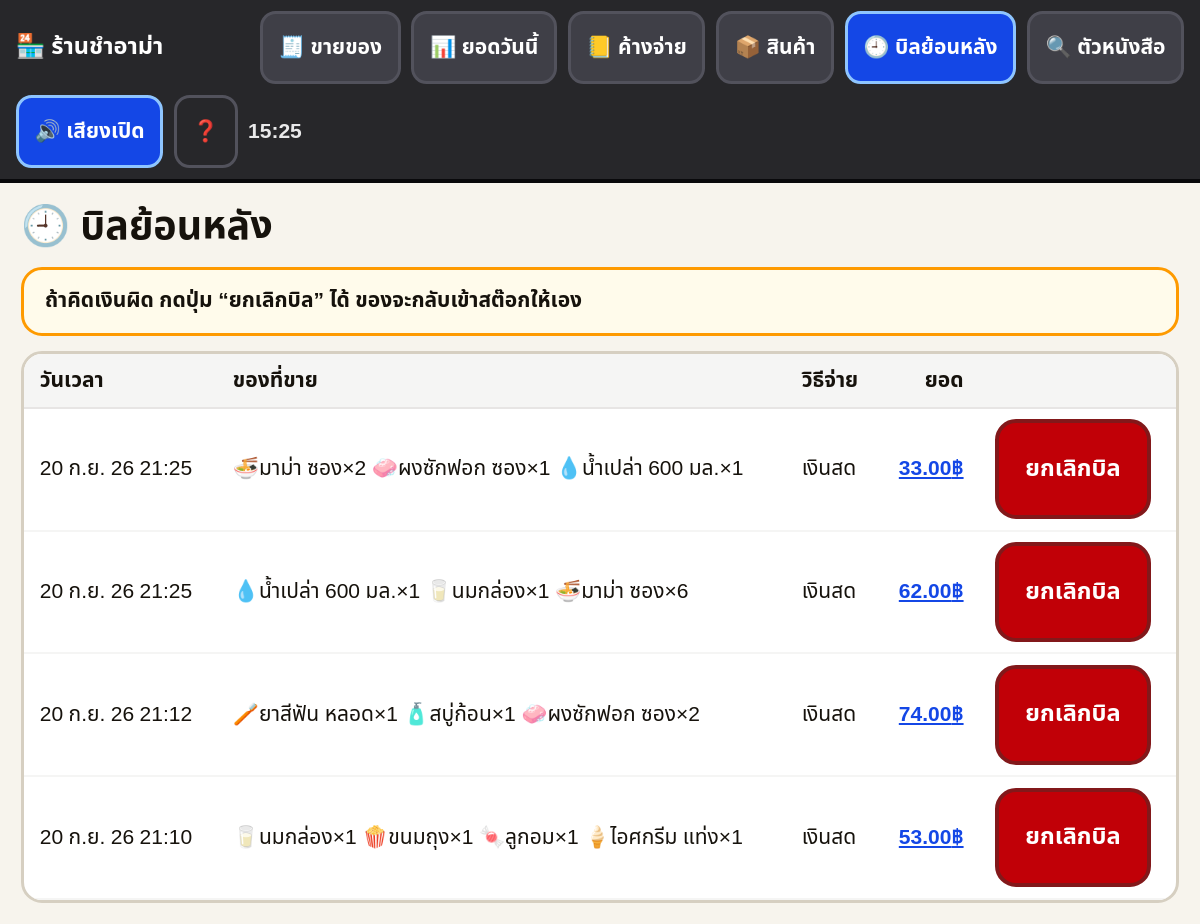
The page /history/ on the database its author committed.
### store/models.py (models this page shows, shortened)
class Sale(models.Model):
    PAYMENT_CASH = 'cash'
    PAYMENT_TRANSFER = 'transfer'
    PAYMENT_CREDIT = 'credit'
    PAYMENT_CHOICES = [
        (PAYMENT_CASH, 'เงินสด'),
        (PAYMENT_TRANSFER, 'โอน / สแกนจ่าย'),
        (PAYMENT_CREDIT, 'ลงบัญชี (ซื้อเชื่อ)'),
    ]
    created_at = models.DateTimeField('เวลาขาย', default=timezone.now, db_index=True)
    total = models.DecimalField('ยอดรวม', max_digits=12, decimal_places=2,
                                default=Decimal('0.00'))
    paid = models.DecimalField('รับเงินมา', max_digits=12, decimal_places=2,
                               default=Decimal('0.00'))
    change = models.DecimalField('เงินทอน', max_digits=12, decimal_places=2,
                                 default=Decimal('0.00'))
    payment_method = models.CharField('วิธีจ่าย', max_length=20,
                                      choices=PAYMENT_CHOICES, default=PAYMENT_CASH)
    customer = models.ForeignKey(Customer, verbose_name='ลูกค้า', on_delete=models.SET_NULL,
                                 null=True, blank=True, related_name='sales')
    note = models.CharField('หมายเหตุ', max_length=200, blank=True)
    is_void = models.BooleanField('ยกเลิกบิล', default=False)
    class Meta:
        verbose_name = 'บิลขาย'
        verbose_name_plural = 'บิลขาย'
        ordering = ['-created_at']

class SaleItem(models.Model):
    sale = models.ForeignKey(Sale, on_delete=models.CASCADE, related_name='items')
    product = models.ForeignKey(Product, on_delete=models.SET_NULL, null=True, blank=True)
    name = models.CharField('ชื่อสินค้า', max_length=120)
    emoji = models.CharField(max_length=8, default='🛒')
    price = models.DecimalField('ราคาต่อหน่วย', max_digits=10, decimal_places=2)
    qty = models.DecimalField('จำนวน', max_digits=10, decimal_places=2, default=Decimal('1'))
    class Meta:
        verbose_name = 'รายการในบิล'
        verbose_name_plural = 'รายการในบิล'

### store/views.py (the view)
# urls.py: path('history/', views.history, name='history'),
def history(request):
    sales = Sale.objects.prefetch_related('items').select_related('customer')[:200]
    ctx = _shop_context()
    ctx['sales'] = sales
    return render(request, 'store/history.html', ctx)

### store/views.py (called while the page is built)
def _shop_context():
    return {
        'shop_name': getattr(settings, 'SHOP_NAME', 'ร้านชำ'),
        'shop_phone': getattr(settings, 'SHOP_PHONE', ''),
    }

### store/templates/store/history.html (shortened to what this page needs)
{% extends 'base.html' %}
{% block body %}
<div class="max-w-6xl mx-auto p-4">
  <h1 class="mb-3 text-3xl font-extrabold">🕘 บิลย้อนหลัง</h1>
  <div class="mb-3 px-4 py-3 text-base font-bold bg-amber-50 border-3 border-amber-500 rounded-2xl">
    ถ้าคิดเงินผิด กดปุ่ม “ยกเลิกบิล” ได้ ของจะกลับเข้าสต๊อกให้เอง
  </div>
  <div class="overflow-x-auto">
    <table class="tbl">
      <tr><th>วันเวลา</th><th>ของที่ขาย</th><th>วิธีจ่าย</th><th class="num">ยอด</th><th></th></tr>
      {% for s in sales %}
        <tr class="{% if s.is_void %}opacity-50 line-through{% endif %}">
          <td class="whitespace-nowrap">{{ s.created_at|date:"j M y H:i" }}</td>
          <td>{% for i in s.items.all %}{{ i.emoji }}{{ i.name }}×{{ i.qty|floatformat:"-2" }} {% endfor %}</td>
          <td>{{ s.get_payment_method_display }}{% if s.customer %}<br>{{ s.customer.name }}{% endif %}</td>
          <td class="num">
            <a class="text-blue-700 underline" href="{% url 'store:bill' s.pk %}">
              {{ s.total|floatformat:2 }}฿</a>
          </td>
          <td>
            {% if not s.is_void %}
              <form method="post" action="{% url 'store:void_sale' s.pk %}"
                    onsubmit="return confirm('ยกเลิกบิลนี้ ({{ s.total|floatformat:2 }}฿) ใช่ไหม?')">
                <button class="btn btn-red">ยกเลิกบิล</button>
              </form>
            {% else %}
              <span class="font-extrabold text-red-700">ยกเลิกแล้ว</span>
            {% endif %}
          </td>
        </tr>
      {% empty %}
        <tr><td colspan="5">— ยังไม่มีบิล —</td></tr>
      {% endfor %}
    </table>
  </div>
</div>
{% endblock %}

### rows shown on the page
Sale: created_at "20 ก.ย. 26 21:25", payment_method "เงินสด", total "33.00"
SaleItem: emoji "🍜", name "มาม่า ซอง", qty "2"
SaleItem: emoji "🧼", name "ผงซักฟอก ซอง", qty "1"
SaleItem: emoji "💧", name "น้ำเปล่า 600 มล.", qty "1"
Sale: created_at "20 ก.ย. 26 21:25", payment_method "เงินสด", total "62.00"
SaleItem: emoji "💧", name "น้ำเปล่า 600 มล.", qty "1"
SaleItem: emoji "🥛", name "นมกล่อง", qty "1"
SaleItem: emoji "🍜", name "มาม่า ซอง", qty "6"
Sale: created_at "20 ก.ย. 26 21:12", payment_method "เงินสด", total "74.00"
SaleItem: emoji "🪥", name "ยาสีฟัน หลอด", qty "1"
SaleItem: emoji "🧴", name "สบู่ก้อน", qty "1"
SaleItem: emoji "🧼", name "ผงซักฟอก ซอง", qty "2"
Sale: created_at "20 ก.ย. 26 21:10", payment_method "เงินสด", total "53.00"
SaleItem: emoji "🥛", name "นมกล่อง", qty "1"
SaleItem: emoji "🍿", name "ขนมถุง", qty "1"
SaleItem: emoji "🍬", name "ลูกอม", qty "1"
SaleItem: emoji "🍦", name "ไอศกรีม แท่ง", qty "1"

### other values the page prints
{{ shop_name }} "ร้านชำอาม่า"
